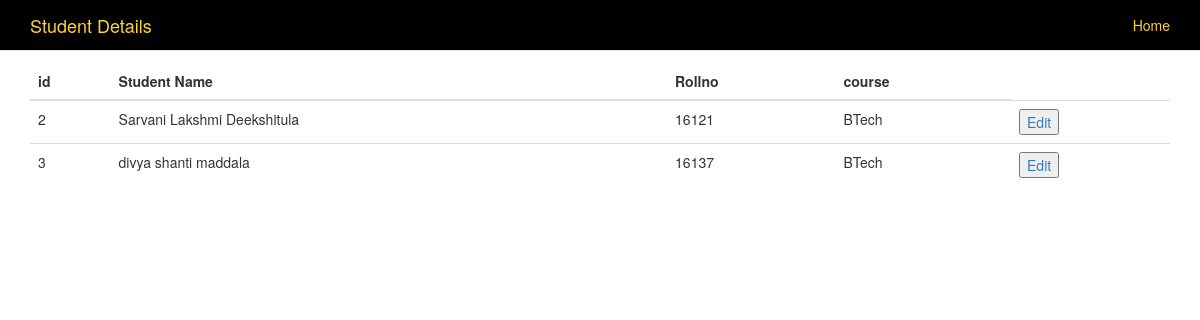
Before: /faculty/students/ with the older database file.
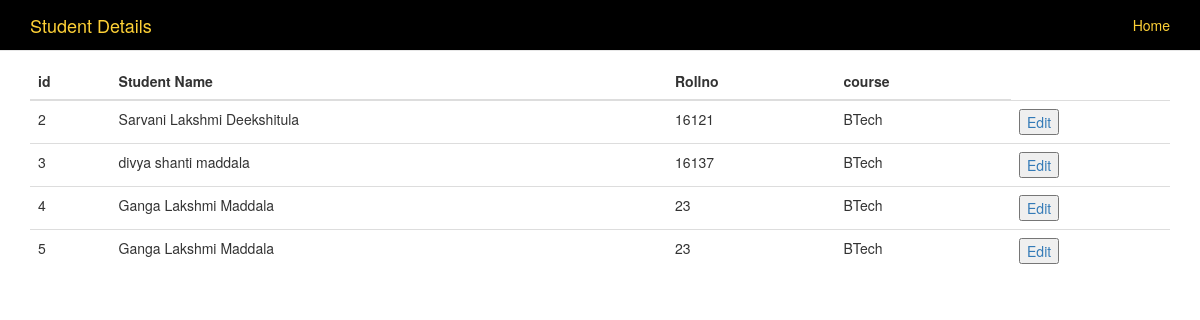
After: the same page with the newer database file.
### StudentLogin/models.py (models this page shows)
class Student_details(models.Model):
    user = models.ForeignKey(User, on_delete=models.CASCADE, default=0)
    name = models.CharField(max_length=50)
    middleName = models.CharField(max_length=50)
    lastName = models.CharField(max_length=50)
    eligibility = models.CharField(choices=ELIGIBILITY_CHOICES, max_length=50,blank=True)
    course = models.CharField(choices=COURSE_CHOICES, max_length=50,blank=True)
    branch = models.CharField(choices=BRANCHES, max_length=50,blank=True)
    rollno = models.CharField(max_length=50)
    massOffer = models.IntegerField(default=0)
    PlacementStatus = models.CharField(choices=STATUS,max_length=50)
    PlacementStatusFinal = models.BooleanField(default=True)
    campus = models.CharField(choices=CAMPUS, max_length=50)
    gender = models.CharField(choices=GENDER, max_length=50)
    DOB = models.DateField()
    tenth_percentage = models.IntegerField(default=0)
    twelth_percentage = models.IntegerField(default=0)
    s1 = models.IntegerField(default=0)
    s2 = models.IntegerField(default=0)
    s3 = models.IntegerField(default=0)
    s4 = models.IntegerField(default=0)
    s5 = models.IntegerField(default=0)
    s5 = models.IntegerField(default=0)
    s6 = models.IntegerField(default=0)
    CGPA = models.IntegerField(default=0)
    no_of_current_Arrears = models.IntegerField(default=0)
    no_of_history_Arrears = models.IntegerField(default=0)
    stay = models.CharField(choices=STAY_CHOICES, max_length=50,blank=True)
    Internship_details = models.TextField()
    job_Interest = models.CharField(choices=JOB_CHOICES, max_length=50,blank=True)
    tenth_board = models.CharField(choices=BOARD, max_length=50,blank=True)
    tenth_year_of_passing = models.IntegerField()
    twelth_board = models.CharField(choices=BOARD, max_length=50,blank=True)
    twelth_year_of_passing = models.IntegerField()
    gap_in_studies_with_reason = models.TextField()
    permanent_address = models.TextField()
    district = models.CharField(max_length=50)
    state = models.CharField(max_length=20)
    country = models.CharField(max_length=20)
    pin = models.IntegerField()
    contact = models.IntegerField()
    UG_marks = models.IntegerField()
    UG_aggr = models.IntegerField()
    course_PG = models.CharField(max_length=50)
    UG_specialiazation = models.CharField(max_length=50)
    UG_college = models.CharField(max_length=50)
    UG_year_of_passing = models.IntegerField()
    gate_score = models.IntegerField()
    Applicable_to_PG = models.CharField(max_length=50)
    ob_profile = models.CharField(max_length=50)
    expr = models.CharField(max_length=50)

### faculty/views.py (the view)
class StudentList(ListView):
    template_name = 'faculty/display.html'
    model = Student_details

### faculty/templates/faculty/display.html (shortened to what this page needs)
<!DOCTYPE html>
<html>
<head>
  <link rel="stylesheet" href="https://maxcdn.bootstrapcdn.com/bootstrap/3.3.7/css/bootstrap.min.css">
</head>
<body id="page-top" class="index">
<nav id="mainNav" class="navbar navbar-default navbar-custom navbar-fixed-top">
        <div class="container">
            <div class="navbar-header page-scroll">
                <a class="navbar-brand page-scroll" style="color: #fed136" href="#page-top">Student Details</a>
            </div>
            <div class="collapse navbar-collapse" id="bs-example-navbar-collapse-1">
                <ul class="nav navbar-nav navbar-right">
                    <li>
                        <a href="http://127.0.0.1:8000/faculty/home/" style="color: #fed136">Home</a>
                    </li>
                </ul>
            </div>
        </div>
    </nav>
<div class="container" id="table">
  <h2>.</h2>
  <div class="table-responsive">
  <table class="table">
    <thead>
      <tr>
        <th>id</th>
        <th>Student Name</th>
        <th>Rollno</th>
        <th>course</th>
      </tr>
    </thead>
    <tbody>
      {% for Student_details in object_list %}
      <tr>
        <td>{{ Student_details.id }}</td>
        <td>{{ Student_details.name }} {{ Student_details.middleName }} {{ Student_details.lastName }}</td>
        <td>{{ Student_details.rollno }}</td>
        <td>{{ Student_details.course }}</td>
        <td><a href="{% url 'upload' Student_details.id %}"><button type="submit">Edit</button></a></td>
      </tr>
      {% endfor %}
    </tbody>
  </table>
  </div>
</div>
</body>
</html>

### faculty/templates/faculty/display.html (style rules this page uses)
#mainNav { background-color: black; margin: 0px 0px 10px 0px; }

Changed rows visible on the page:
added Student_details: id "4", name "Ganga", middleName "Lakshmi", lastName "Maddala", rollno "23", course "BTech"
added Student_details: id "5", name "Ganga", middleName "Lakshmi", lastName "Maddala", rollno "23", course "BTech"
